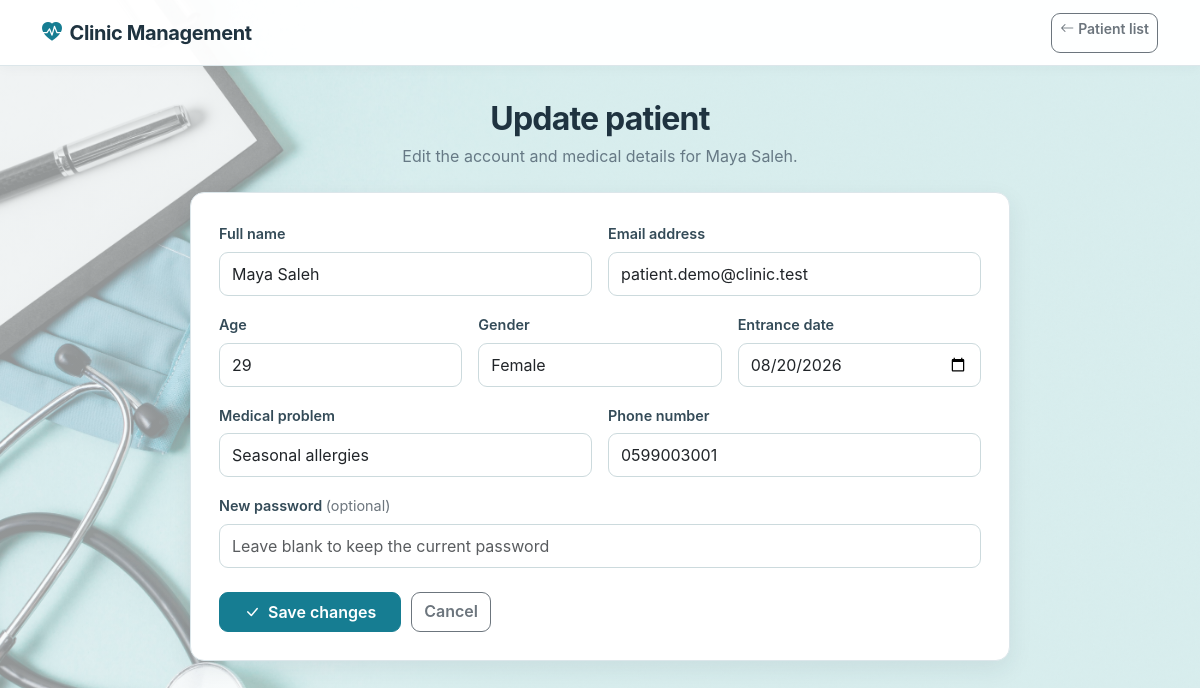
Page /View/updatePacient.php?id=1 (signed in) on the committed database.
### tables this page shows
CREATE TABLE IF NOT EXISTS `patients` (
    `id` INT UNSIGNED NOT NULL AUTO_INCREMENT,
    `name` VARCHAR(150) NOT NULL,
    `email` VARCHAR(255) NOT NULL,
    `password` VARCHAR(255) NOT NULL,
    `age` TINYINT UNSIGNED NULL,
    `gender` VARCHAR(20) NULL,
    `problem` TEXT NULL,
    `entrance_date` DATE NULL,
    `phone_number` VARCHAR(30) NULL,
    PRIMARY KEY (`id`),
    UNIQUE KEY `uq_patients_email` (`email`)
);

### Logic/security.php (called while the page is built, shortened)
<?php
function e($value)
{
    return htmlspecialchars((string) $value, ENT_QUOTES, 'UTF-8');
}

### View/updatePacient.php (the view, shortened to what this page needs)
<?php
require_once '../Logic/security.php';
require_once '../Logic/connectionDB.php';
$patientId = (int) ($_GET['id'] ?? 0);
$doctorId = (int) $_SESSION['user_id'];
$stmt = $conn->prepare('SELECT p.id,p.name,p.email,p.age,p.gender,p.problem,p.entrance_date,p.phone_number FROM patients p JOIN patients_doctor pd ON p.id=pd.patient_id WHERE p.id=? AND pd.doc_id=?');
$stmt->bind_param('ii', $patientId, $doctorId);
$stmt->execute();
$patient = $stmt->get_result()->fetch_assoc();
?>
<!DOCTYPE html>
<html lang="en">
    <head>
        <link href="https://cdn.jsdelivr.net/npm/bootstrap@5.3.3/dist/css/bootstrap.min.css" rel="stylesheet">
        <link href="https://cdn.jsdelivr.net/npm/bootstrap-icons@1.11.3/font/bootstrap-icons.min.css" rel="stylesheet">
        <link rel="stylesheet" href="Styles/main.css">
    </head>
    <body class="page-background doctor-background">
        <nav class="navbar app-navbar">
            <div class="container-xl">
                <a class="navbar-brand" href="doctor_dashboard.php">
                    <i class="bi bi-heart-pulse-fill text-clinic me-2"></i>Clinic Management</a>
                <a class="btn btn-outline-secondary btn-sm" href="ViewPacientScreen.php">
                    <i class="bi bi-arrow-left me-1"></i>Patient list</a>
            </div>
        </nav>
        <main class="page-shell">
            <header class="page-header text-center">
                <h1 class="page-title">Update patient</h1>
                <p class="page-subtitle">Edit the account and medical details for <?= e($patient['name']) ?>.</p>
            </header>
            <section class="surface-card form-card">
                <form action="../Logic/updatePacient_logic.php" method="post">
                    <div class="row g-3">
                        <div class="col-md-6">
                            <label class="form-label" for="new_name">Full name</label>
                            <input class="form-control" id="new_name" type="text" name="new_name" value="<?= e($patient['name']) ?>" required>
                        </div>
                        <div class="col-md-6">
                            <label class="form-label" for="new_email">Email address</label>
                            <input class="form-control" id="new_email" type="email" name="new_email" value="<?= e($patient['email']) ?>" required>
                        </div>
                        <div class="col-md-4">
                            <label class="form-label" for="new_age">Age</label>
                            <input class="form-control" id="new_age" type="number" name="new_age" value="<?= e($patient['age']) ?>">
                        </div>
                        <div class="col-md-4">
                            <label class="form-label" for="new_gender">Gender</label>
                            <input class="form-control" id="new_gender" type="text" name="new_gender" value="<?= e($patient['gender']) ?>">
                        </div>
                        <div class="col-md-4">
                            <label class="form-label" for="new_entrance_date">Entrance date</label>
                            <input class="form-control" id="new_entrance_date" type="date" name="new_entrance_date" value="<?= e($patient['entrance_date']) ?>">
                        </div>
                        <div class="col-md-6">
                            <label class="form-label" for="new_problem">Medical problem</label>
                            <input class="form-control" id="new_problem" type="text" name="new_problem" value="<?= e($patient['problem']) ?>">
                        </div>
                        <div class="col-md-6">
                            <label class="form-label" for="new_phone_number">Phone number</label>
                            <input class="form-control" id="new_phone_number" type="text" name="new_phone_number" value="<?= e($patient['phone_number']) ?>">
                        </div>
                        <div class="col-12">
                            <label class="form-label" for="new_password">New password <span class="text-secondary fw-normal">(optional)</span>
                            </label>
                            <input class="form-control" id="new_password" type="password" name="new_password" placeholder="Leave blank to keep the current password">
                        </div>
                    </div>
                    <div class="form-actions">
                        <button class="btn btn-clinic px-4" type="submit" name="update_pacient">
                            <i class="bi bi-check-lg me-2"></i>Save changes</button>
                        <a class="btn btn-outline-secondary" href="ViewPacientScreen.php">Cancel</a>
                    </div>
                </form>
            </section>
        </main>
    </body>
</html>

### View/Styles/main.css (style rules this page uses)
:root { --clinic-primary: #167d92; --clinic-primary-dark: #0f6172; --clinic-primary-soft: #e8f5f7; --clinic-bg: #f4f7f9; --clinic-surface: #ffffff; --clinic-text: #1f3340; --clinic-muted: #667985; --clinic-border: #dce6ea; --clinic-radius: 14px; --clinic-shadow: 0 8px 24px rgba(31, 51, 64, 0.08); }
* { box-sizing: border-box; }
body { min-height: 100vh; margin: 0; color: var(--clinic-text); background: var(--clinic-bg); font-family: Inter, system-ui, -apple-system, "Segoe UI", sans-serif; }
a { text-decoration: none; }
.text-clinic { color: var(--clinic-primary) !important; }
.page-background { background: linear-gradient(rgba(244, 249, 250, .60), rgba(244, 249, 250, .60)), var(--page-background-image) center center / cover fixed no-repeat; }
.doctor-background { --page-background-image: url('../../images/docdashboard.jpg'); }
.app-navbar { min-height: 66px; border-bottom: 1px solid var(--clinic-border); background: rgba(255, 255, 255, .96); box-shadow: 0 2px 12px rgba(31, 51, 64, .04); }
.navbar-brand { color: var(--clinic-text); font-weight: 700; letter-spacing: -.02em; }
.page-shell { width: min(100% - 32px, 1180px); margin: 0 auto; padding: 34px 0 48px; }
.page-header { margin-bottom: 24px; }
.page-title { margin: 0 0 6px; font-size: clamp(1.55rem, 3vw, 2rem); font-weight: 700; letter-spacing: -.025em; }
.page-subtitle { margin: 0; color: var(--clinic-muted); }
.surface-card { border: 1px solid var(--clinic-border); border-radius: var(--clinic-radius); background: var(--clinic-surface); box-shadow: var(--clinic-shadow); }
.form-card { width: min(100%, 820px); margin: 0 auto; padding: 28px; }
.form-label { margin-bottom: 7px; color: #344b58; font-size: .9rem; font-weight: 600; }
.form-control, .form-select { min-height: 44px; border-color: #ccdadd; border-radius: 9px; }
.form-actions { display: flex; flex-wrap: wrap; gap: 10px; margin-top: 24px; }
.btn { min-height: 40px; border-radius: 9px; font-weight: 600; }
.btn-clinic { border-color: var(--clinic-primary); color: #fff; background: var(--clinic-primary); }

### rows in the picture
patients: name "Maya Saleh", new_name "Maya Saleh", new_email "patient.demo@clinic.test", new_age "29", new_gender "Female", new_entrance_date "08/20/2026", new_problem "Seasonal allergies", new_phone_number "0599003001"
